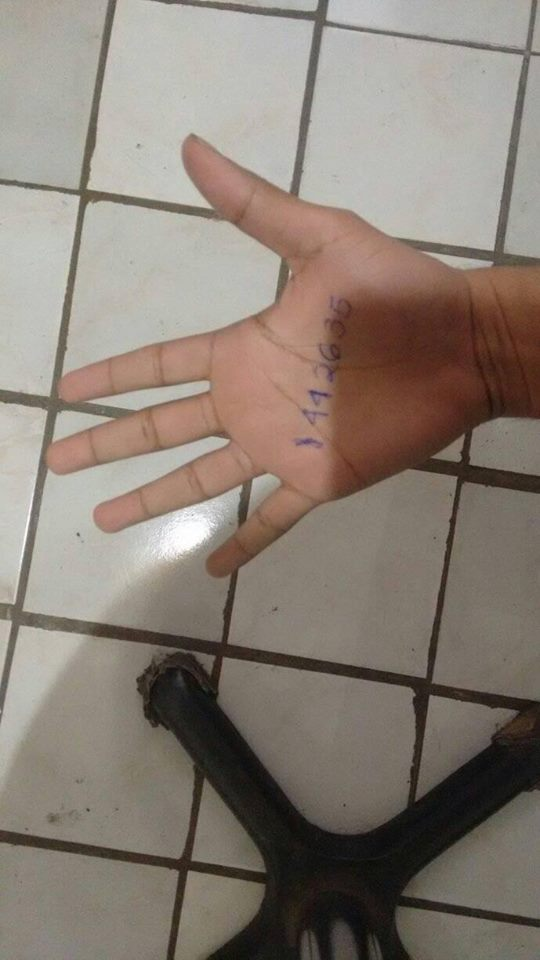
%> input picture MATLAB/conmano.jpg, 540 x 960 px
$ octave handprocessing.m   (GNU Octave 9; MATLAB toolbox functions it lacks are replaced by stand-ins)
%> lines starting %> are read from the running program, lines starting %| are printed output that depends on the picture; in (x1, y1, x2, y2) boxes, pixels count from 0 and x2, y2 are one past the last pixel; in counts of white or black regions, pixels touching at a corner belong together; the program's own positions count from 1
%% Leer imagen
img1 = imread('conmano.jpg');
%> img1 is the input picture: size 960x540x3 uint8; mean R, G, B 137.9, 127.1, 117.4
img2 = imread('sinmano.jpg');
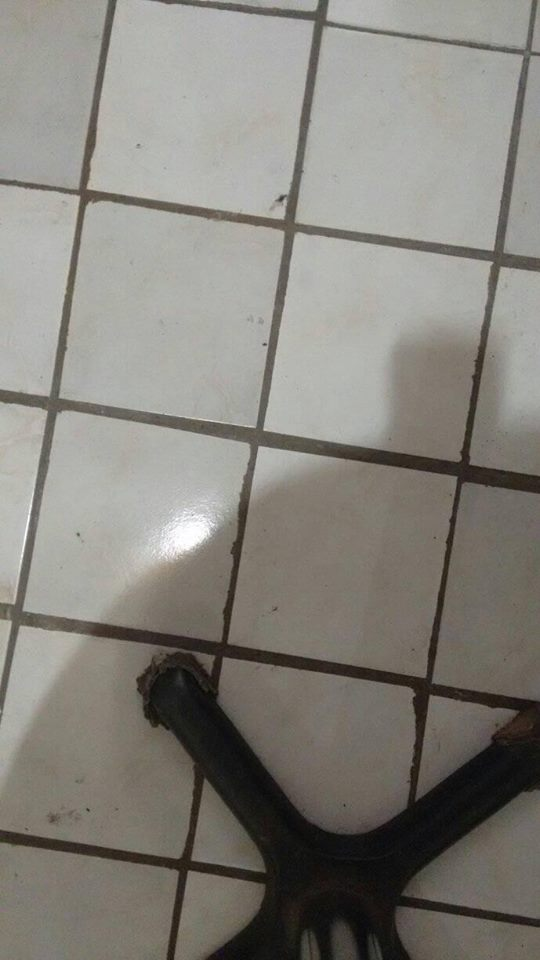
%> input picture MATLAB/sinmano.jpg, 540 x 960 px
%> img2 is the input picture: size 960x540x3 uint8; mean R, G, B 133.2, 130.3, 123.7

%% Transformando a escala de grises
gray1 = rgb2gray(img1);
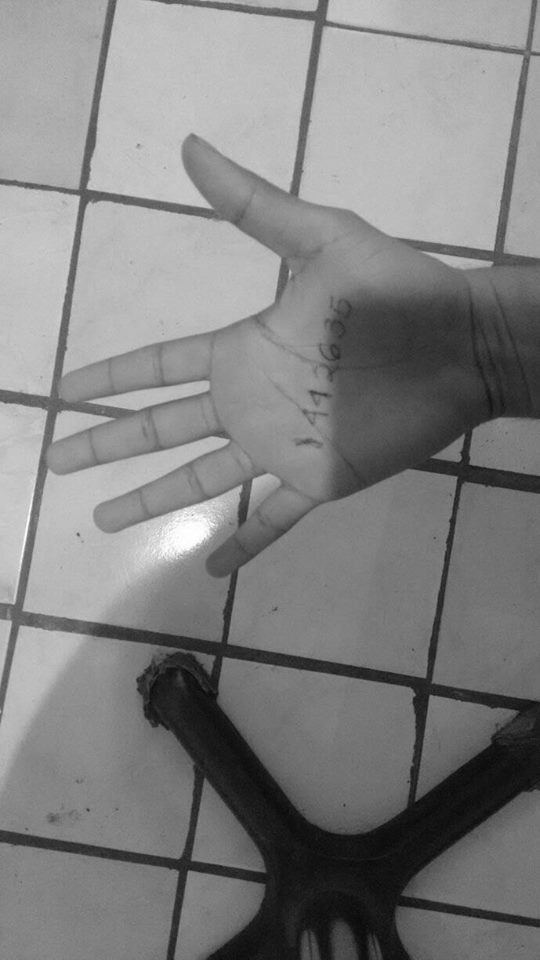
%> gray1: size 960x540 uint8; min 8, max 255, mean 129.2
gray2 = rgb2gray(img2);

%% Resta de ambas imagenes
resta = abs(gray2-gray1);
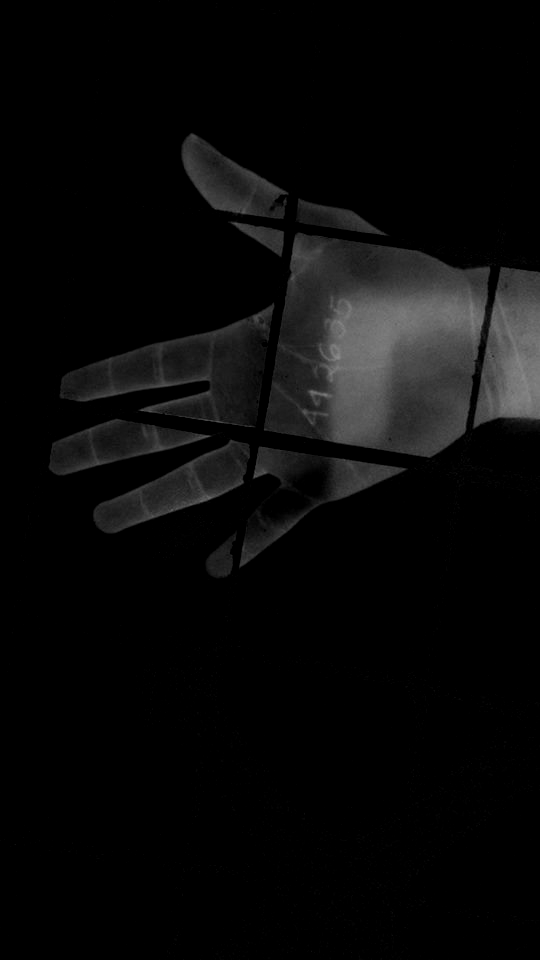
%> resta: size 960x540 uint8; min 0, max 140, mean 9.3
imshow(resta);

%% Mayor valor de intensidad
maxResta = max(max(resta));
%> maxResta = 140
[row,col] = find(resta == maxResta);
%> row = 358; col = 339
figure
imshow(resta);
hold on
plot(col,row,'r*')
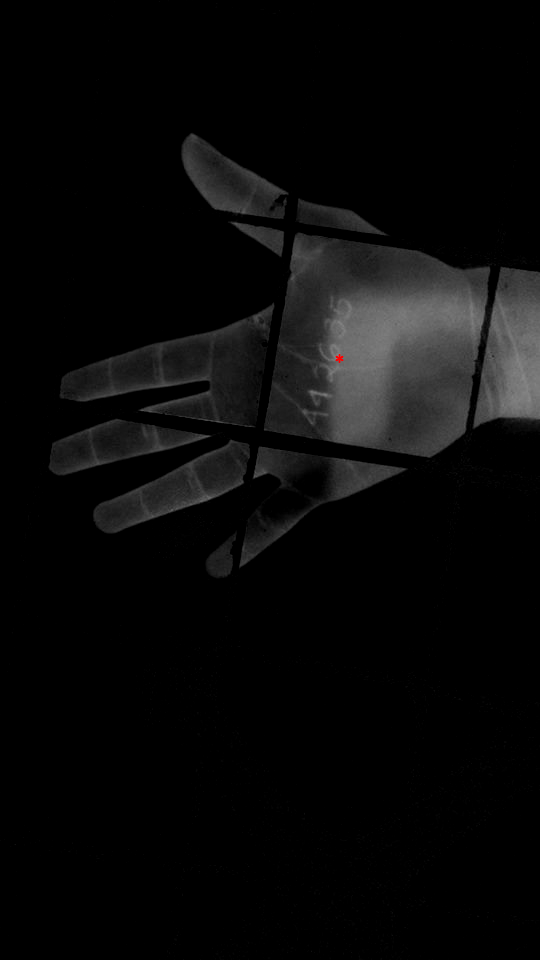
%> figure redrawn from the program's plot data
hold off

%% Binarizar imagen
bin = resta > 5;
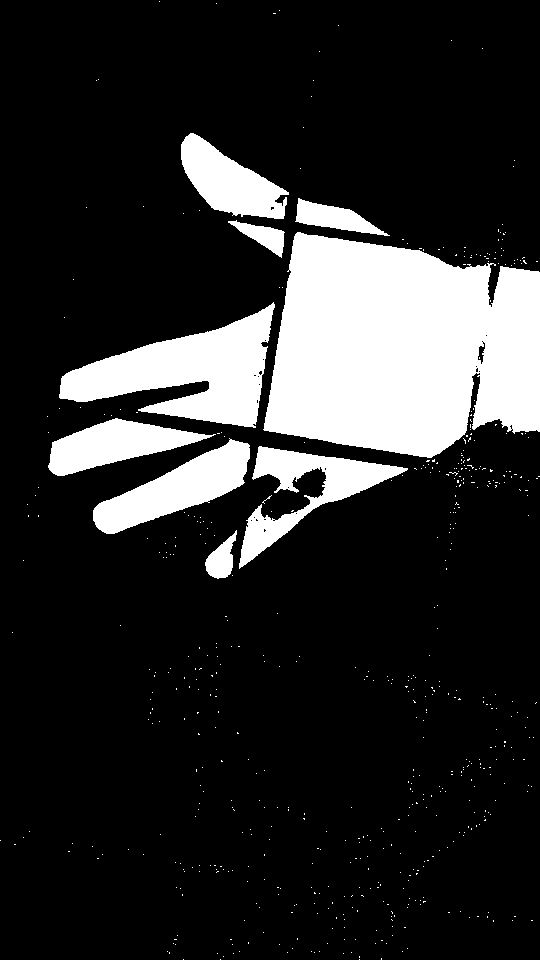
%> bin: size 960x540 logical; 17% white; 586 white regions (577 under 20 px), largest, box (x1, y1, x2, y2) and area: (263, 232, 540, 458) 48611, (59, 302, 275, 428) 13108, (93, 438, 250, 534) 6368
figure
imshow(bin)

%% Quitar puntos
bin2 = bwareaopen(bin,50);
figure
imshow(bin2)

%% Poner pixeles de la imagen binarizada en imagen sin mano

sobre = imoverlay(img2,bin2,[1 0 1]);
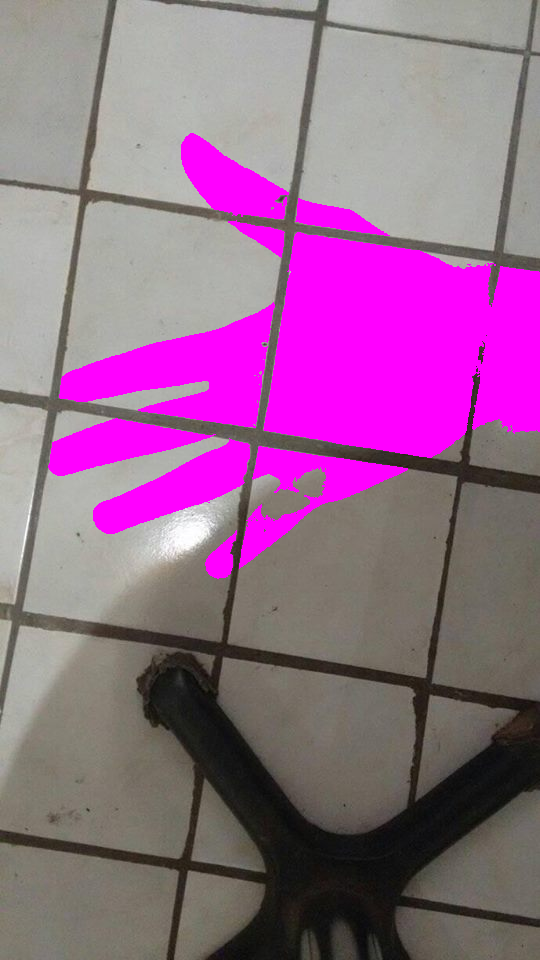
%> sobre: size 960x540x3 uint8; 16.81% of pixels changed, all inside (x1, y1, x2, y2) = (48, 133, 540, 579)
imshow(sobre)

%% Poner pixeles de la mano en imagen binarizada
final = zeros(960,540,3);
for i = 1:1:960
    for j = 1:1:540
        if (bin2(i,j) > 0)
            final(i,j,1) = img1(i,j,1);
            final(i,j,2) = img1(i,j,2);
            final(i,j,3) = img1(i,j,3);
        end
    end
end
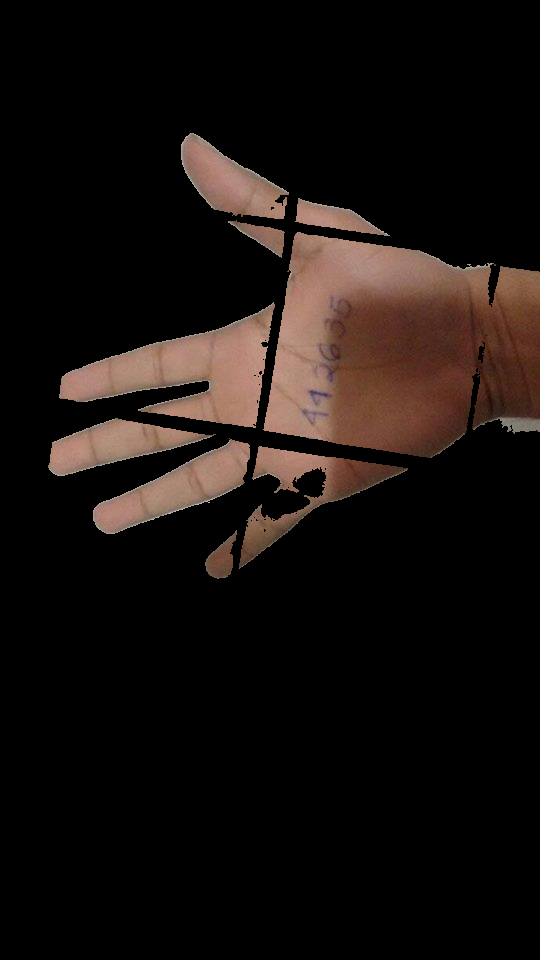
%> final: size 960x540x3 double; mean R, G, B 23.1, 16.7, 14
final = uint8(final);
%> final: size 960x540x3 uint8
imshow(final)
